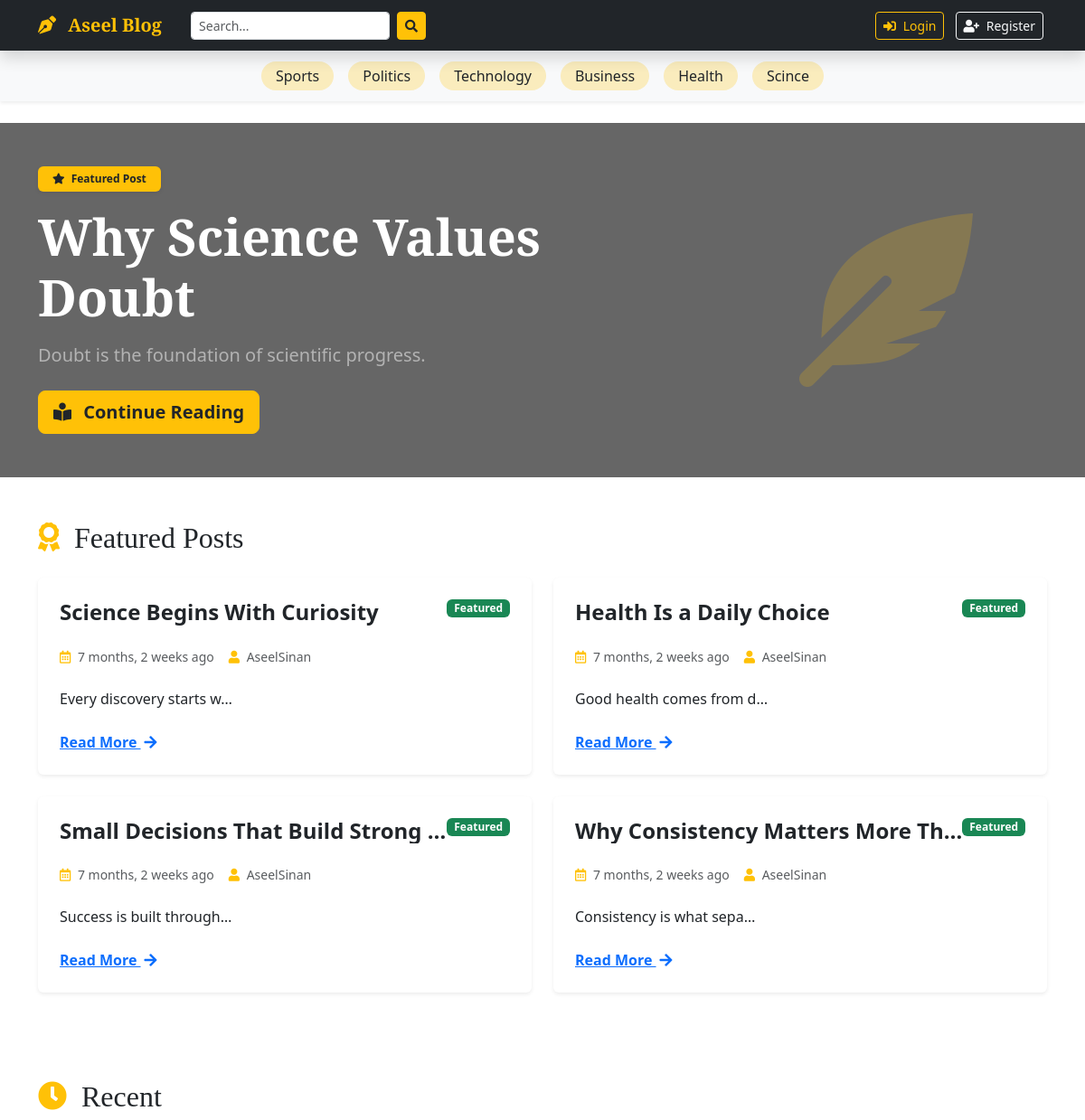
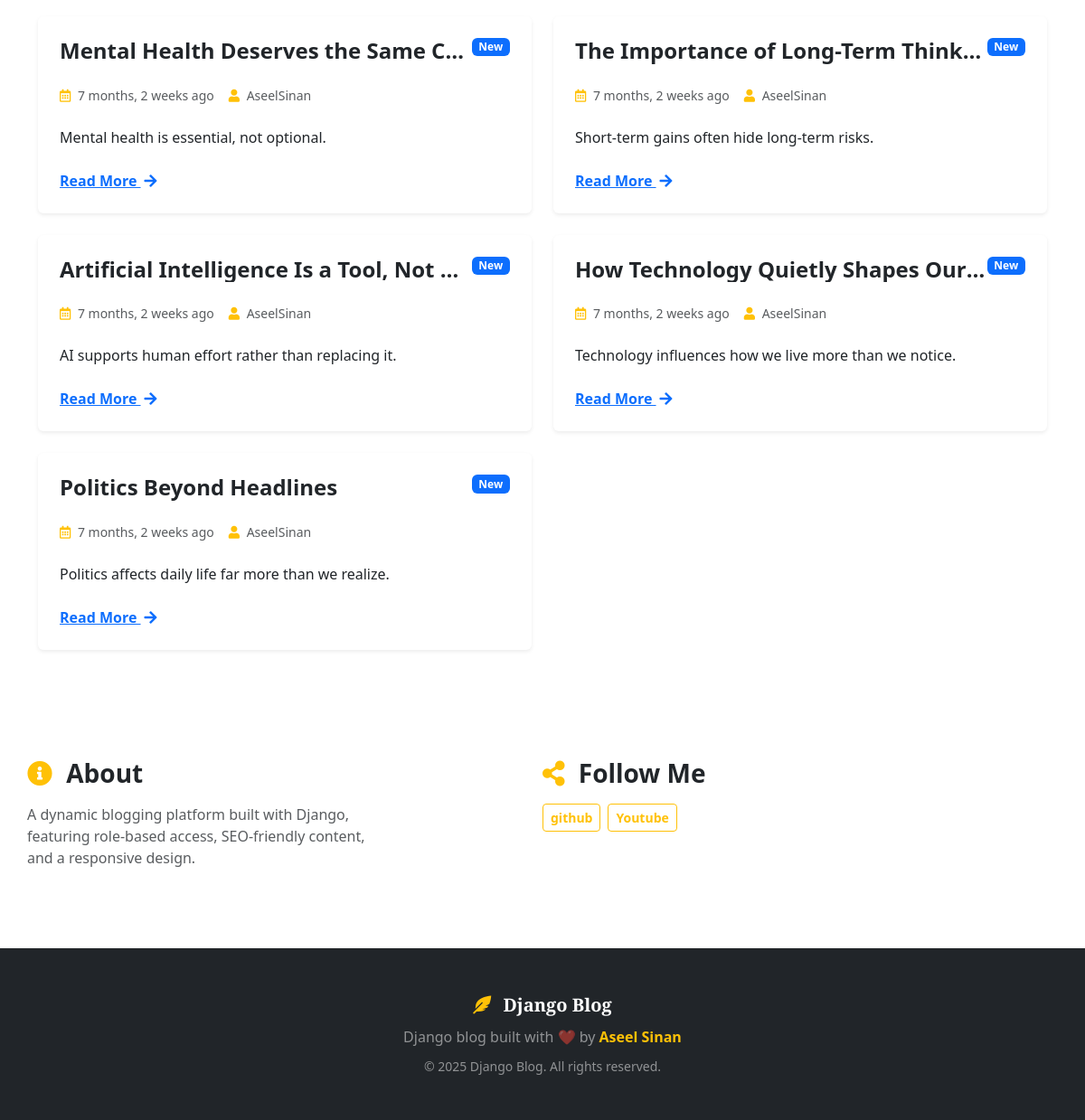
The app's page /, older data (2 pictures, top to bottom).
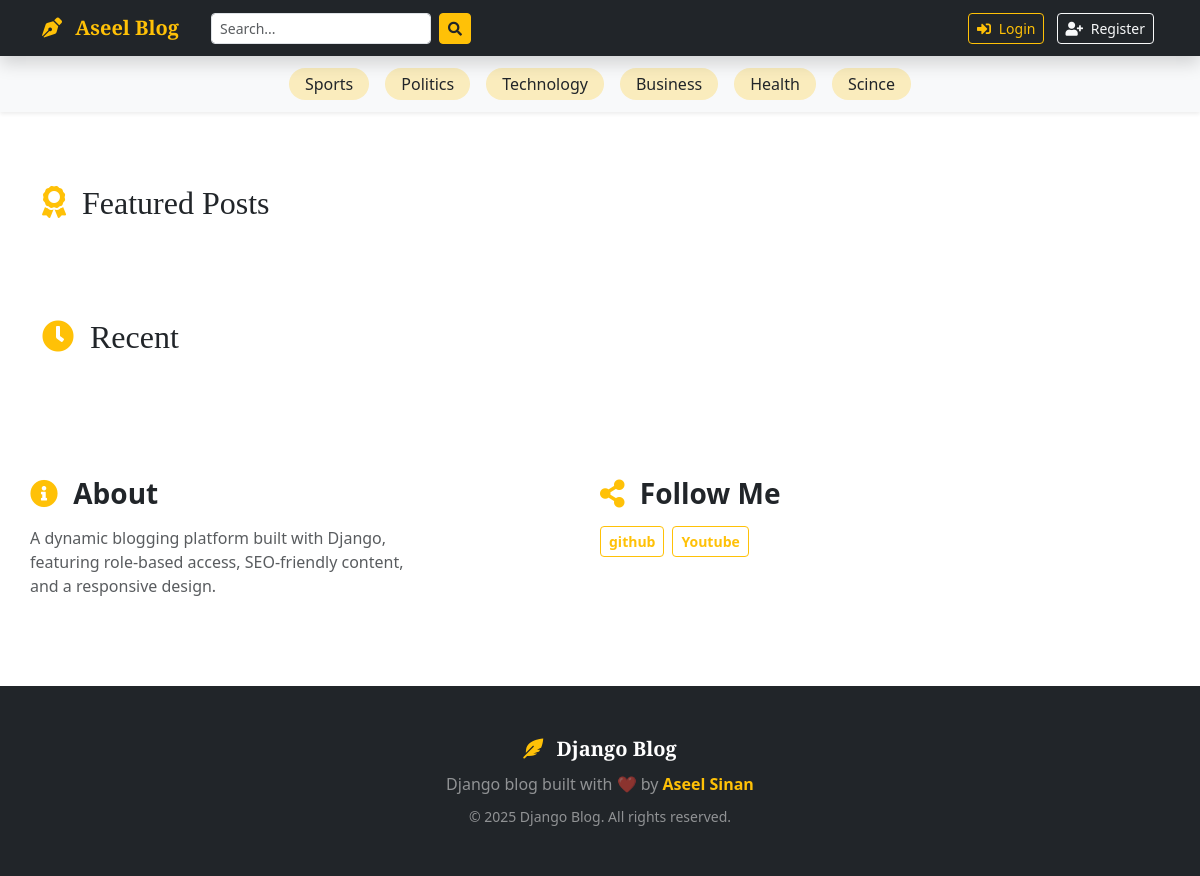
The same page, newer data.
### Blogs/models.py (models this page shows, shortened)
class Catagory(models.Model):
    catagory_name=models.CharField(max_length=50,unique=True)
    created_at =models.DateTimeField(auto_now_add=True)
    updated_at =models.DateTimeField(auto_now=True)
    class Meta:
        verbose_name_plural='catagories'

class Blog (models.Model):
    title =models.CharField(max_length=100)
    slug=models.SlugField(max_length=150,unique=True,blank=True)
    catagory=models.ForeignKey(Catagory,on_delete=models.CASCADE)
    author=models.ForeignKey(User,  on_delete=models.CASCADE)
    featured_image=models.ImageField(upload_to='uploads/%Y/%m/%d/')
    short_describtion=models.TextField(max_length=500)
    blog_body=models.TextField(max_length=2000)
    status =models.CharField(max_length=15,default='DRAFT',choices=STATUS_CHOICES)
    is_featured=models.BooleanField(default=False)
    created_at =models.DateTimeField(auto_now_add=True)
    updated_at =models.DateTimeField(auto_now=True)

class SocialMediaLinks(models.Model):
    platform=models.CharField( max_length=26)
    link=models.URLField(max_length=100)
    created_at =models.DateTimeField(auto_now_add=True)
    updated_at =models.DateTimeField(auto_now=True)

### BlogApp/views.py (the view)
# urls.py: path('', views.home, name='home'),
def home(request):
    featured_post=models.Blog.objects.filter(is_featured=True,status='PUBLISHED').order_by('-updated_at')
    posts=models.Blog.objects.filter(is_featured=False,status='PUBLISHED').order_by('-updated_at')
    context = {
        "featured_post":featured_post,
        'posts':posts,
    }
    return render(request, "home.html", context)

### Blogs/context_processors.py (called while the page is built)
def get_catagories(request):
    catagories=models.Catagory.objects.all()
    return dict(catagories=catagories)

def socialMedia(request):
    socialMedia=models.SocialMediaLinks.objects.all()
    return dict(socialMedia=socialMedia)

def aboutUs(request):
    try:
        about=models.About.objects.get()
    except:
        about=None
    return dict(about=about)

### BlogApp/templates/home.html
{% extends 'base.html' %}
{% block content %}
{% for post in featured_post %}
{% if forloop.first %}
<div class="container-fluid text-white position-relative overflow-hidden min-vh-50 d-flex align-items-center"
     style="
       background-image: url({{ post.featured_image.url }});
       background-size: cover;
       background-position: center;
       background-blend-mode: multiply;
       background-color: rgba(0,0,0,0.6);
     ">
  <div class="container py-5">
    <div class="row align-items-center">
      <div class="col-12 col-lg-8">
        <div class="badge bg-warning text-dark mb-3 px-3 py-2 shadow-sm">
          <i class="fas fa-star me-1"></i> Featured Post
        </div>
        <h1 class="display-4 fw-bold mb-3" style="font-family: 'Playfair Display', serif">
          {{ post.title }}
        </h1>
        <p class="lead mb-4 text-white-50 text-truncate">
          {{ post.short_describtion|truncatewords:10 }}
        </p>
        <a href="{% url 'blogs' post.slug %}" class="btn btn-warning btn-lg text-dark fw-bold">
          <i class="fas fa-book-reader me-2"></i> Continue Reading
        </a>
      </div>
      <div class="col-lg-4 d-none d-lg-block text-center">
        <i class="fas fa-feather-alt text-warning" style="font-size: 12rem; opacity: 0.2"></i>
      </div>
    </div>
  </div>
</div>
{% endif %}
{% endfor %}
<div class="container py-5">
  <h2 class="mb-4" style="font-family: 'Playfair Display', serif">
    <i class="fas fa-award text-warning me-2"></i> Featured Posts
  </h2>
  <div class="row gy-4">
    {% for post in featured_post %}
    {% if not forloop.first %}
    <div class="col-12 col-md-6">
      <div class="card border-0 shadow-sm h-100 hover-shadow">
        <div class="card-body p-4">
          <div class="d-flex justify-content-between align-items-start mb-3">
            <h4 class="card-title fw-bold text-truncate">
              <a href="{% url 'blogs' post.slug %}" class="text-dark text-decoration-none">
                {{ post.title }}
              </a>
            </h4>
            <span class="badge bg-success">Featured</span>
          </div>
          <div class="d-flex align-items-center mb-3 text-muted small flex-wrap">
            <span class="me-3 mb-2">
              <i class="far fa-calendar-alt me-1 text-warning"></i> {{ post.created_at|timesince }} ago
            </span>
            <span class="mb-2">
              <i class="fas fa-user me-1 text-warning"></i> {{ post.author }}
            </span>
          </div>
          <p class="card-text text-truncate">
            {{ post.short_describtion|truncatechars:25 }}
          </p>
          <div class="d-flex justify-content-between align-items-center mt-4">
            <a href="{% url 'blogs' post.slug %}" class="text-primary fw-bold">
              Read More <i class="fas fa-arrow-right ms-1"></i>
            </a>
          </div>
        </div>
      </div>
    </div>
    {% endif %}
    {% endfor %}
  </div>
</div>
<div class="container py-5">
  <h2 class="mb-4" style="font-family: 'Playfair Display', serif">
    <i class="fas fa-clock text-warning me-2"></i> Recent
  </h2>
  <div class="row gy-4">
    {% for post in posts %}
    <div class="col-12 col-md-6">
      <div class="card border-0 shadow-sm h-100 hover-shadow">
        <div class="card-body p-4">
          <div class="d-flex justify-content-between align-items-start mb-3">
            <h4 class="card-title fw-bold text-truncate">
              <a href="{% url 'blogs' post.slug %}" class="text-dark text-decoration-none">
                {{ post.title }}
              </a>
            </h4>
            <span class="badge bg-primary">New</span>
          </div>
          <div class="d-flex align-items-center mb-3 text-muted small flex-wrap">
            <span class="me-3 mb-2">
              <i class="far fa-calendar-alt me-1 text-warning"></i> {{ post.created_at|timesince }} ago
            </span>
            <span class="mb-2">
              <i class="fas fa-user me-1 text-warning"></i> {{ post.author }}
            </span>
          </div>
          <p class="card-text text-truncate">
            {{ post.short_describtion|truncatewords:10 }}
          </p>
          <div class="d-flex justify-content-between align-items-center mt-4">
            <a href="{% url 'blogs' post.slug %}" class="text-primary fw-bold">
              Read More <i class="fas fa-arrow-right ms-1"></i>
            </a>
          </div>
        </div>
      </div>
    </div>
    {% endfor %}
  </div>
</div>
{% endblock %}

### BlogApp/templates/base.html (shortened to what this page needs)
{% load static %}
<!doctype html>
<html lang="en">
  <head>
    <link
      href="https://cdn.jsdelivr.net/npm/bootstrap@5.3.2/dist/css/bootstrap.min.css"
      rel="stylesheet"
    />
    <link
      rel="stylesheet"
      href="https://cdnjs.cloudflare.com/ajax/libs/font-awesome/5.15.4/css/all.min.css"
    />
  </head>
  <body>
    <nav
      class="navbar navbar-expand-lg navbar-dark bg-dark sticky-top shadow main-navbar"
    >
      <div class="container">
        <a class="navbar-brand fw-bold text-warning" href="/">
          <i class="fas fa-pen-nib me-2"></i>
          <span style="font-family: &quot;Playfair Display&quot;, serif"
            >Aseel Blog</span
          >
        </a>
        <div class="collapse navbar-collapse" id="mainNavbar">
          <form
            class="d-flex mx-lg-3 my-2 my-lg-0"
            method="get"
            action="{% url 'search' %}"
          >
            <input
              class="form-control form-control-sm me-2"
              type="search"
              name="keyword"
              placeholder="Search..."
              aria-label="Search"
            />
            <button class="btn btn-warning btn-sm text-dark" type="submit">
              <i class="fas fa-search"></i>
            </button>
          </form>
          <div class="ms-auto">
            {%if not user.is_authenticated%}
            <a
              class="btn btn-outline-warning btn-sm mx-1"
              href="{%url 'login'%}"
            >
              <i class="fas fa-sign-in-alt me-1"></i> Login
            </a>
            <a
              class="btn btn-outline-light btn-sm mx-1"
              href="{%url 'register' %}"
            >
              <i class="fas fa-user-plus me-1"></i> Register
            </a>
            {%endif%}
          </div>
        </div>
      </div>
    </nav>
    <div class="category-bar shadow-sm bg-light py-2">
      <div class="container">
        <div class="cat-scroll d-flex justify-content-center flex-wrap">
          {% for catagory in catagories %}
          <a
            href="{% url 'posts_by_catagory' catagory.id %}"
            class="my-1 mx-2 px-3 py-1 text-dark text-decoration-none rounded-pill bg-warning bg-opacity-25"
            style="transition: all 0.3s ease"
          >
            {{ catagory.catagory_name }}
          </a>
          {% endfor %}
        </div>
      </div>
    </div>
    <main class="py-4">{% block content %}{% endblock %}</main>
    <div class="container py-5">
      <div class="row gy-4">
        <div class="card-body col-12 col-md-6" >
          <h3 class="fw-bold mb-3">
            <i class="fas fa-info-circle text-warning me-2"></i>
            {{about.about_heading}}
          </h3>
          <p class="text-muted" style='max-width:400px;'>{{ about.about_description }}</p>
        </div>
        <div class="card-body  col-12 col-md-6">
          <h3 class="fw-bold mb-3">
            <i class="fas fa-share-alt text-warning me-2"></i> Follow Me
          </h3>
          <div class="d-flex flex-wrap gap-2">
            {% for account in socialMedia %}
            <a
              href="{{ account.link }}"
              class="btn btn-outline-warning btn-sm fw-bold"
            >
              {{ account.platform }}
            </a>
            {% endfor %}
          </div>
        </div>
      </div>
    </div>
    <footer class="site-footer bg-dark text-white py-5 mt-4">
      <div class="container text-center">
        <div
          class="mb-2 fw-bold"
          style="
            font-family: &quot;Playfair Display&quot;, serif;
            font-size: 1.25rem;
          "
        >
          <i class="fas fa-feather-alt text-warning me-2"></i> Django Blog
        </div>
        <p class="mb-2 text-white-50">
          Django blog built with ❤️ by
          <a href="https://github.com/aseelsinan" class="text-warning fw-bold text-decoration-none"
            >Aseel Sinan</a
          >
        </p>
        <small class="text-white-50"
          >© 2025 Django Blog. All rights reserved.</small
        >
      </div>
    </footer>
  </body>
</html>

Row changes from the older to the newer data that the page shows:
removed Blog: title "Why Science Values Doubt", short_describtion "Doubt is the foundation of scientific progress."
removed Blog: title "Science Begins With Curiosity", created_at "7 months, 2 weeks", author "AseelSinan", short_describtion "Every discovery starts w…", shown under "Featured Posts"
removed Blog: title "Health Is a Daily Choice", created_at "7 months, 2 weeks", author "AseelSinan", short_describtion "Good health comes from d…", shown under "Featured Posts"
removed Blog: title "Small Decisions That Build Strong…", created_at "7 months, 2 weeks", author "AseelSinan", short_describtion "Success is built through…", shown under "Featured Posts"
removed Blog: title "Why Consistency Matters More T…", created_at "7 months, 2 weeks", author "AseelSinan", short_describtion "Consistency is what sepa…", shown under "Featured Posts"
removed Blog: title "Mental Health Deserves the Same C…", created_at "7 months, 2 weeks", author "AseelSinan", short_describtion "Mental health is essential, not optional.", shown under "Recent"
removed Blog: title "The Importance of Long-Term Think…", created_at "7 months, 2 weeks", author "AseelSinan", short_describtion "Short-term gains often hide long-term risks.", shown under "Recent"
removed Blog: title "Artificial Intelligence Is a Tool, Not a…", created_at "7 months, 2 weeks", author "AseelSinan", short_describtion "AI supports human effort rather than replacing it.", shown under "Recent"
removed Blog: title "How Technology Quietly Shapes Our…", created_at "7 months, 2 weeks", author "AseelSinan", short_describtion "Technology influences how we live more than we notice.", shown under "Recent"
removed Blog: title "Politics Beyond Headlines", created_at "7 months, 2 weeks", author "AseelSinan", short_describtion "Politics affects daily life far more than we realize.", shown under "Recent"
